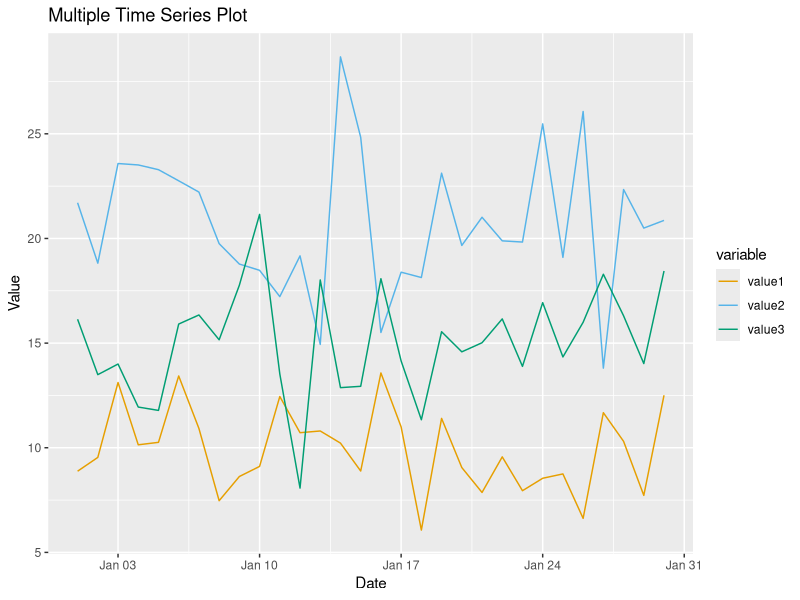

The R source for this figure:
# Histograms can be classified based on the shape of their tails. There are three main types of tailed histograms: long-tailed, short-tailed, and skewed-tailed.

#     Long-tailed histogram: A long-tailed histogram has a tail that extends far from the central peak, indicating a higher number of outliers in the data.

# # Generate a random long-tailed data
# long_tailed_data <- rgamma(1000, 2, 0.1)

# # Create a long-tailed histogram using ggplot2
# library(ggplot2)
# ggplot(data = data.frame(x = long_tailed_data), aes(x)) +
#   geom_histogram(binwidth = 0.1, fill = "blue", alpha = 0.5) +
#   ggtitle("Long-tailed Histogram")

# Short-tailed histogram: A short-tailed histogram has a tail that does not extend very far from the central peak, indicating a lower number of outliers in the data.

# # Generate a random short-tailed data
# short_tailed_data <- rnorm(1000, 5, 1)

# # Create a short-tailed histogram using ggplot2
# library(ggplot2)
# ggplot(data = data.frame(x = short_tailed_data), aes(x)) +
#   geom_histogram(binwidth = 0.1, fill = "green", alpha = 0.5) +
#   ggtitle("Short-tailed Histogram")

# Skewed-tailed histogram: A skewed-tailed histogram has a tail that extends more to one side of the central peak than the other, indicating a bias in the data.
# # Generate a random skewed-tailed data
# skewed_tailed_data <- rbeta(1000, 0.5, 2)

# # Create a skewed-tailed histogram using ggplot2
# library(ggplot2)
# ggplot(data = data.frame(x = skewed_tailed_data), aes(x)) +
#   geom_histogram(binwidth = 0.1, fill = "orange", alpha = 0.5) +
#   ggtitle("Skewed-tailed Histogram")


# load necessary libraries
library(ggplot2)
library(reshape2)

# create sample data
set.seed(123)
date <- seq(as.Date("2022/01/01"), by = "day", length.out = 30)
value1 <- rnorm(30, mean = 10, sd = 2)
value2 <- rnorm(30, mean = 20, sd = 4)
value3 <- rnorm(30, mean = 15, sd = 3)
data <- data.frame(date, value1, value2, value3)

# reshape data into long format
data_long <- melt(data, id.vars = "date")

# plot time series using ggplot2
ggplot(data_long, aes(x = date, y = value, color = variable)) +
  geom_line() +
  labs(title = "Multiple Time Series Plot",
       x = "Date",
       y = "Value") +
  scale_color_manual(values = c("#E69F00", "#56B4E9", "#009E73")) # custom color palette
